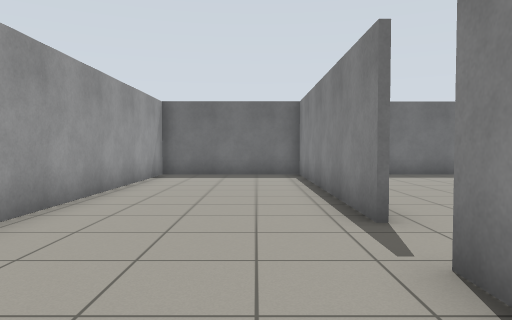
view 1 (above)

15 first-person views from a walk through a world built for the Gazebo simulator. The camera is 0.94 m above the floor, tilts 2° down and sees 70° across. The floor is counted in squares, 1 m on a side. Each view is taken from the middle of a square. On the plan, view 1 faces up. The plan holds only what a view shows up to about 13 squares ahead; the rest is blank.

view 2
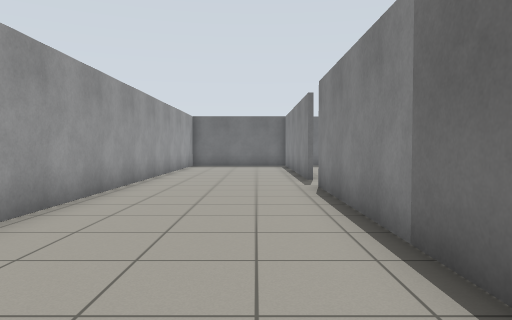

view 3
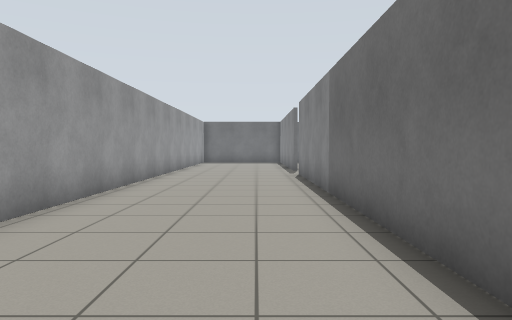

view 4
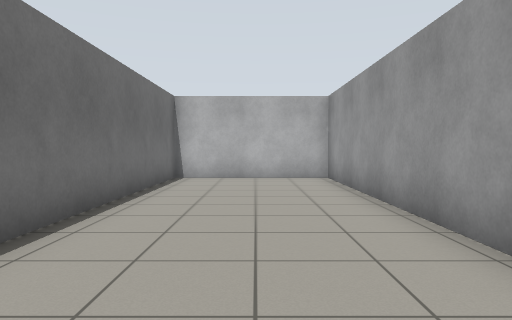

view 5
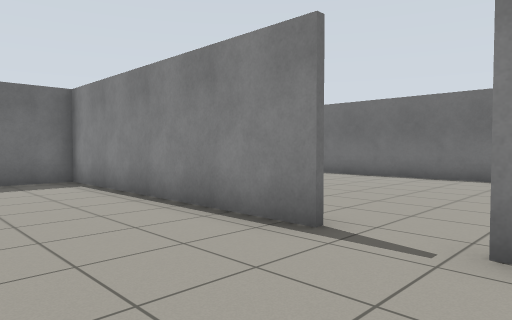

view 6
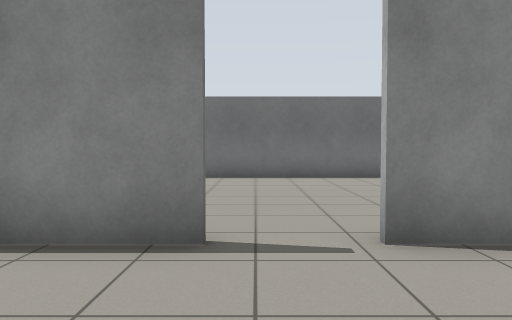

view 7
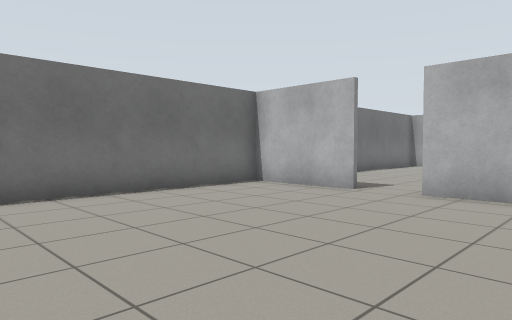

view 8
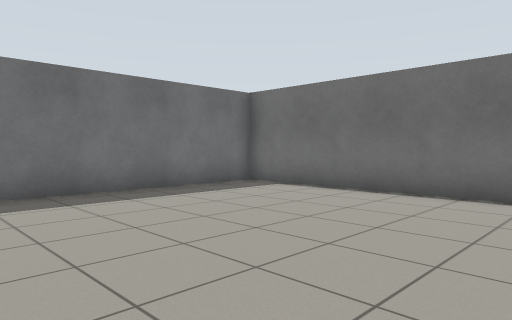

view 9
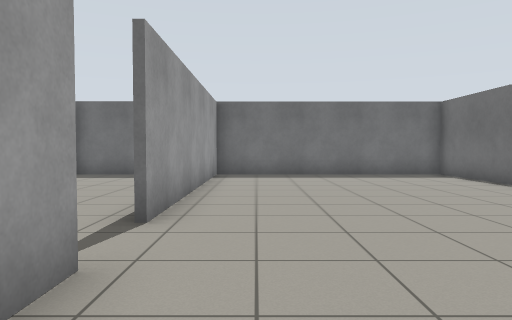

view 10
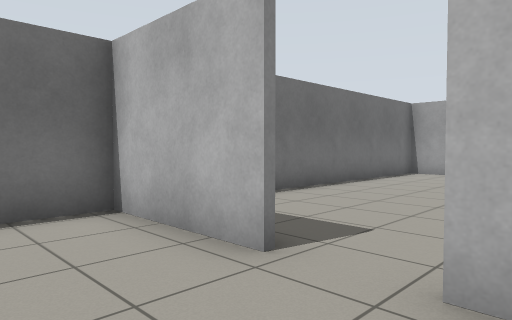

view 11
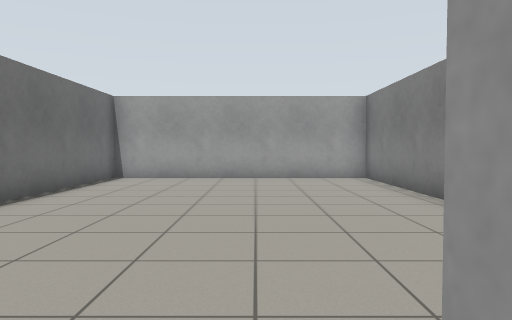

view 12
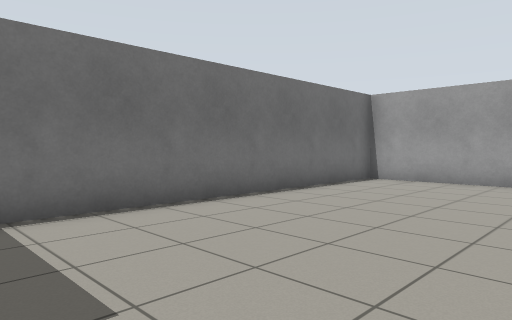

view 13
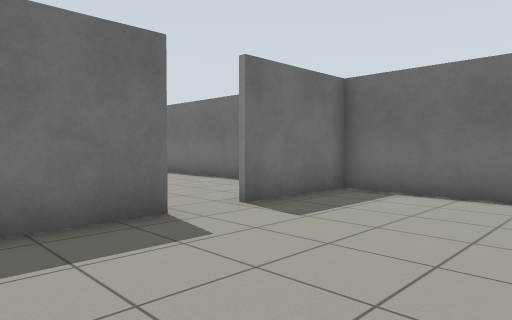

view 14
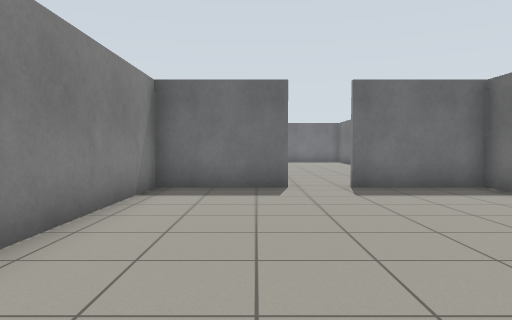

view 15
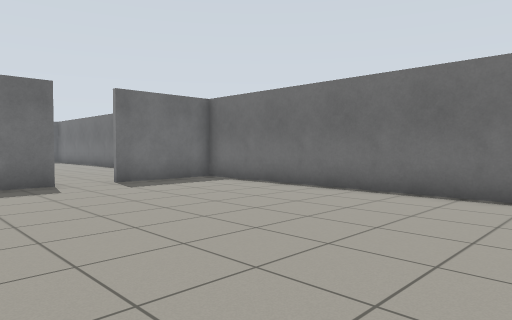

### Floor plan
Points are (right, up) in squares from view 1. A wall is a line through its corners. A room is listed if a view was taken in it or the views show most of it. See-through windows are left out.
Room 1 (views 1, 2, 3, 4, 5, 6)
walls: (1.5, 4.5) (1.5, 12.5); (1.1, 12.6) (-3.2, 12.6) (-3.2, -13.2) (1.5, -13.2) (1.5, 2.9)
ways out: opening at (1, 4) to room 2
Room 2 (views 7, 8, 9, 10)
walls: (1.6, 2.9) (1.6, 1.9); (1.6, 12.5) (1.6, 4.5); (6.1, -2.3) (9.4, -2.3); (3.2, -2.3) (4.7, -2.3); (9.3, -2) (9.3, 12.6) (1.1, 12.6)
ways out: opening at (1, 4) to room 1; opening at (5.5, -2) to room 3
Room 3 (views 11, 12, 13, 14, 15)
walls: (4.8, -2.5) (1.6, -2.5) (1.6, -13.2) (9.3, -13.2) (9.3, -2); (9.4, -2.5) (6.1, -2.5)
ways out: opening at (5.5, -2) to room 2

Positions as (right, up) in squares from view 1, and headings:
1: (0, 0), facing up
2: (0, -6), facing up
3: (0, -10), facing up
4: (-1, -2), facing down
5: (-2, 2), facing up-right
6: (-2, 4), facing right
7: (2, 5), facing down-right
8: (2, 5), facing up-right
9: (3, 0), facing up
10: (4, 0), facing down-right
11: (5, -2), facing down
12: (4, -3), facing down-right
13: (2, -7), facing up-right
14: (4, -11), facing up
15: (2, -12), facing up-right
